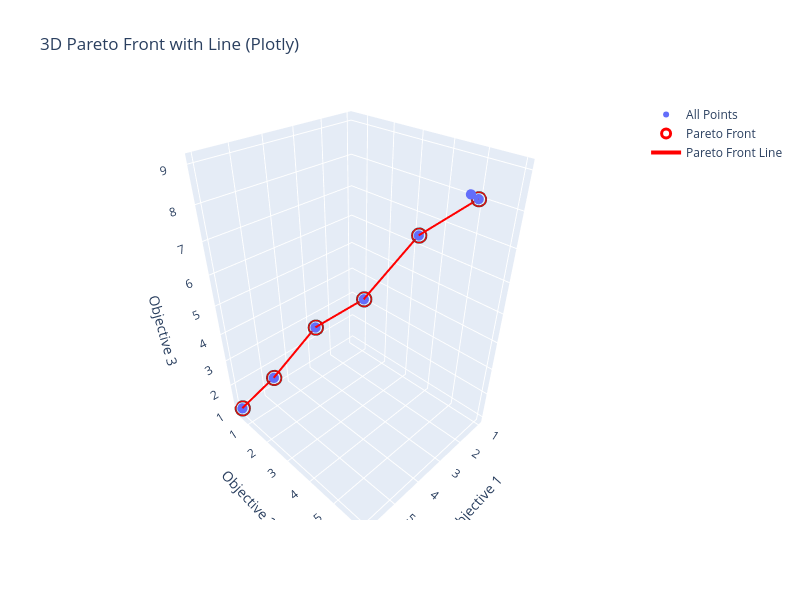

This figure's notebook cell:
### Code cell
import pandas as pd
import numpy as np
import plotly.graph_objects as go

# Sample DataFrame with 3 objectives (to MINIMIZE)
df = pd.DataFrame({
    "obj1": [1, 2, 3, 4, 5, 3, 6],
    "obj2": [5, 4, 3, 2, 1, 6, 0.5],
    "obj3": [8, 7, 5, 4, 2, 9, 1]
})

# -----------------------------
# 1. Pareto Front Function
# -----------------------------
def pareto_front(points):
    points = np.asarray(points)
    n = points.shape[0]
    is_pareto = np.ones(n, dtype=bool)

    for i in range(n):
        if is_pareto[i]:
            dominates = np.all(points <= points[i], axis=1) & np.any(points < points[i], axis=1)
            is_pareto[i] = not np.any(dominates)
    return is_pareto

mask = pareto_front(df[["obj1", "obj2", "obj3"]])
pareto_df = df[mask]

# Sort Pareto points to create a clean line (choose any objective)
pareto_sorted = pareto_df.sort_values("obj1")

# -----------------------------
# 2. Plotly Interactive 3D Plot + Line
# -----------------------------

fig = go.Figure()

# All points
fig.add_trace(go.Scatter3d(
    x=df["obj1"], y=df["obj2"], z=df["obj3"],
    mode="markers",
    marker=dict(size=6),
    name="All Points"
))

# Pareto front points
fig.add_trace(go.Scatter3d(
    x=pareto_df["obj1"], y=pareto_df["obj2"], z=pareto_df["obj3"],
    mode="markers",
    marker=dict(size=9, color='red', symbol='circle-open', line=dict(width=3)),
    name="Pareto Front"
))

# 🔥 Connecting line for Pareto front
fig.add_trace(go.Scatter3d(
    x=pareto_sorted["obj1"],
    y=pareto_sorted["obj2"],
    z=pareto_sorted["obj3"],
    mode="lines",
    line=dict(width=4, color="red"),
    name="Pareto Front Line"
))

fig.update_layout(
    title="3D Pareto Front with Line (Plotly)",
    scene=dict(
        xaxis_title="Objective 1",
        yaxis_title="Objective 2",
        zaxis_title="Objective 3",
    ),
    width=800,
    height=600
)

fig.show()

### Figure 1 — Plotly figure (JSON) as saved in the notebook; plotly's stock layout.template omitted (floating-point values rounded to 4 significant figures)
{"data": [{"marker": {"size": 6}, "mode": "markers", "name": "All Points", "type": "scatter3d", "x": [1, 2, 3, 4, 5, 3, 6], "y": [5.0, 4.0, 3.0, 2.0, 1.0, 6.0, 0.5], "z": [8, 7, 5, 4, 2, 9, 1]}, {"marker": {"color": "red", "line": {"width": 3}, "size": 9, "symbol": "circle-open"}, "mode": "markers", "name": "Pareto Front", "type": "scatter3d", "x": [1, 2, 3, 4, 5, 6], "y": [5.0, 4.0, 3.0, 2.0, 1.0, 0.5], "z": [8, 7, 5, 4, 2, 1]}, {"line": {"color": "red", "width": 4}, "mode": "lines", "name": "Pareto Front Line", "type": "scatter3d", "x": [1, 2, 3, 4, 5, 6], "y": [5.0, 4.0, 3.0, 2.0, 1.0, 0.5], "z": [8, 7, 5, 4, 2, 1]}], "layout": {"height": 600, "scene": {"xaxis": {"title": {"text": "Objective 1"}}, "yaxis": {"title": {"text": "Objective 2"}}, "zaxis": {"title": {"text": "Objective 3"}}}, "title": {"text": "3D Pareto Front with Line (Plotly)"}, "width": 800}}
